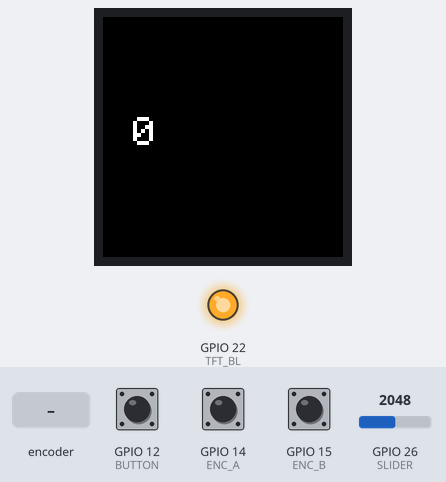
A sketch run on a simulated ESP32. Parts: 240×240 colour display, output pins drawn as LEDs (lit = HIGH). The inputs (shaded band) are chosen by the test bench; at power-on: GPIO 26 (SLIDER) = 2048, GPIO 12 (BUTTON) HIGH, GPIO 14 (ENC_A) HIGH, GPIO 15 (ENC_B) HIGH.

Above: at 1.4 s.
1.5 s: GPIO 26 (SLIDER) set to 491
At 2.3 s:
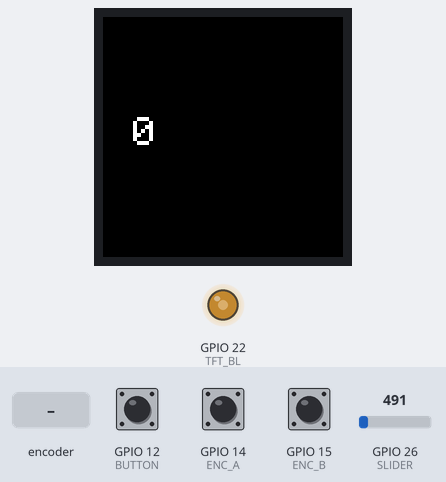
3.0 s: rotary encoder on GPIO 14 (ENC_A) / GPIO 15 (ENC_B) turned 3 steps (first pin leading)
At 4.7 s:
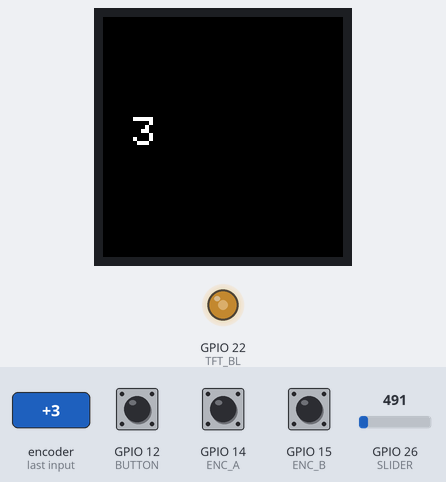
5.1 s: GPIO 26 (SLIDER) set to 1228
At 6.3 s:
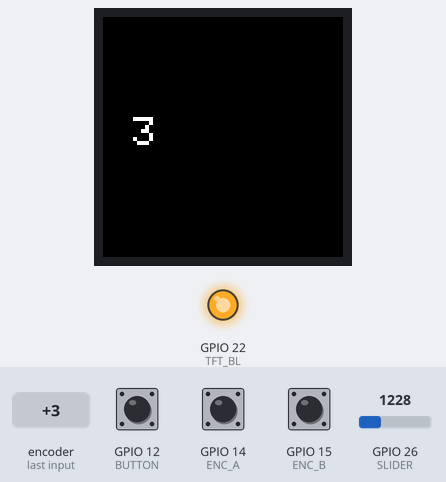
6.6 s: rotary encoder on GPIO 14 (ENC_A) / GPIO 15 (ENC_B) turned 1 step (first pin leading)
At 7.3 s:
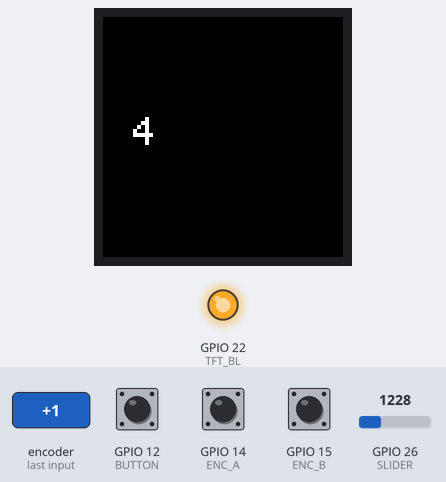
8.3 s: GPIO 12 (BUTTON) pulled LOW for 0.15 s
At 9.1 s:
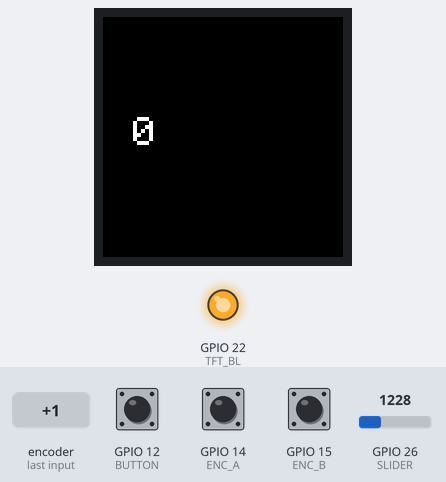
Timing chart, 0 to 10.9 s (numbered marks = the images above; inputs shaded):
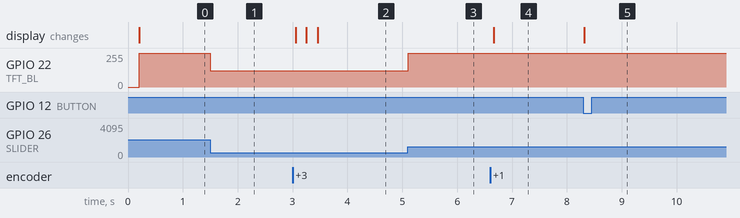

Measured:
- after the input at 1.5 s, GPIO 22 (TFT_BL): 255/255 → 122/255 at once
- after the input at 3.0 s, the display: first changes after 0.06 s (image 2 shows a later state)
- after the input at 5.1 s, GPIO 22 (TFT_BL): 122/255 → 255/255 at once
- after the input at 6.6 s, the display: changes after 0.06 s (image 4)
- after the input at 8.3 s, the display: changes at once (image 5)

The sketch:

Week_4_Firmware.ino
```cpp
#include <Adafruit_GFX.h>
#include <Adafruit_ST7789.h>
#include <SPI.h>

#define TFT_CS  17
#define TFT_DC  20
#define TFT_RST 21
#define TFT_BL  22
#define ENC_A   14
#define ENC_B   15
#define BUTTON  12
#define SLIDER  26

Adafruit_ST7789 tft = Adafruit_ST7789(TFT_CS, TFT_DC, TFT_RST);

volatile int count = 0;
int shownCount = -9999;
bool lastButton = HIGH;

// Runs when encoder pin A goes RISING (one step per click)
void onTurn() {
  if (digitalRead(ENC_A) == digitalRead(ENC_B)) count--;
  else count++;
}

void setup() {
  pinMode(ENC_A, INPUT_PULLUP);
  pinMode(ENC_B, INPUT_PULLUP);
  pinMode(BUTTON, INPUT_PULLUP);

  // Using RISING ensures it triggers once per detent click instead of twice
  attachInterrupt(digitalPinToInterrupt(ENC_A), onTurn, RISING);

  tft.init(240, 240);
  tft.fillScreen(ST77XX_BLACK);
  tft.setTextSize(4);
}

void loop() {
  // Adjust backlight brightness via slide potentiometer
  analogWrite(TFT_BL, analogRead(SLIDER) / 4);

  // Button press resets the counter to 0
  bool button = digitalRead(BUTTON);
  if (button == LOW && lastButton == HIGH) {
    count = 0;
  }
  lastButton = button;

  // Redraw display only when the counter changes
  int now = count;
  if (now != shownCount) {
    tft.setCursor(30, 100);
    tft.setTextColor(ST77XX_WHITE, ST77XX_BLACK);
    tft.print(now);
    tft.print("    "); // Clears trailing digits
    shownCount = now;
  }

  delay(10); // Debounce delay
}
```
